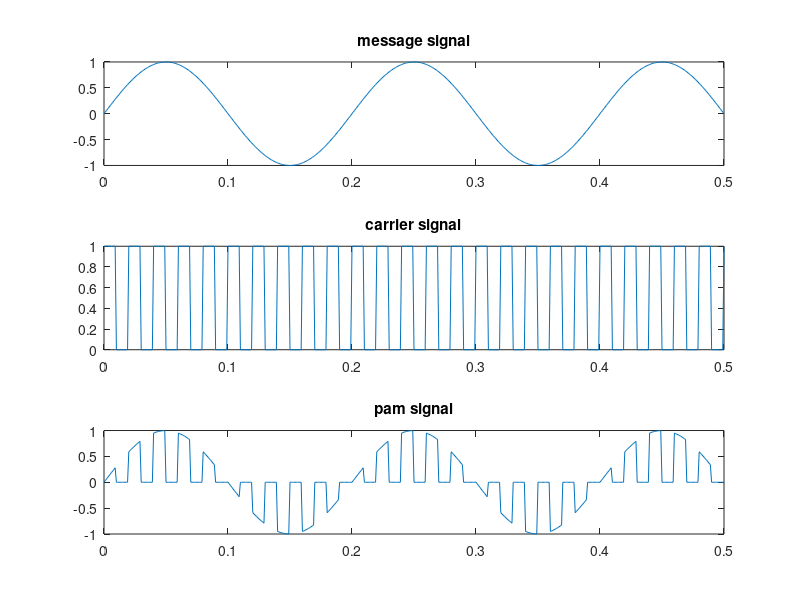

The MATLAB source for this figure:
clc;
clear all;
close all;
Am=1;
Ac=1;
fm=5; 
fc=10*fm;
t=0:.001:1/2;

m=Am*sin(2*pi*fm*t);
c=Ac/2*square(2*pi*fc*t)+Ac/2; 

s=m.*c;
figure;
subplot(3,1,1);
plot(t,m);
title('message signal');

subplot(3,1,2);
plot(t,c);
title('carrier signal');

subplot(3,1,3);
plot(t,s);
title('pam signal');
